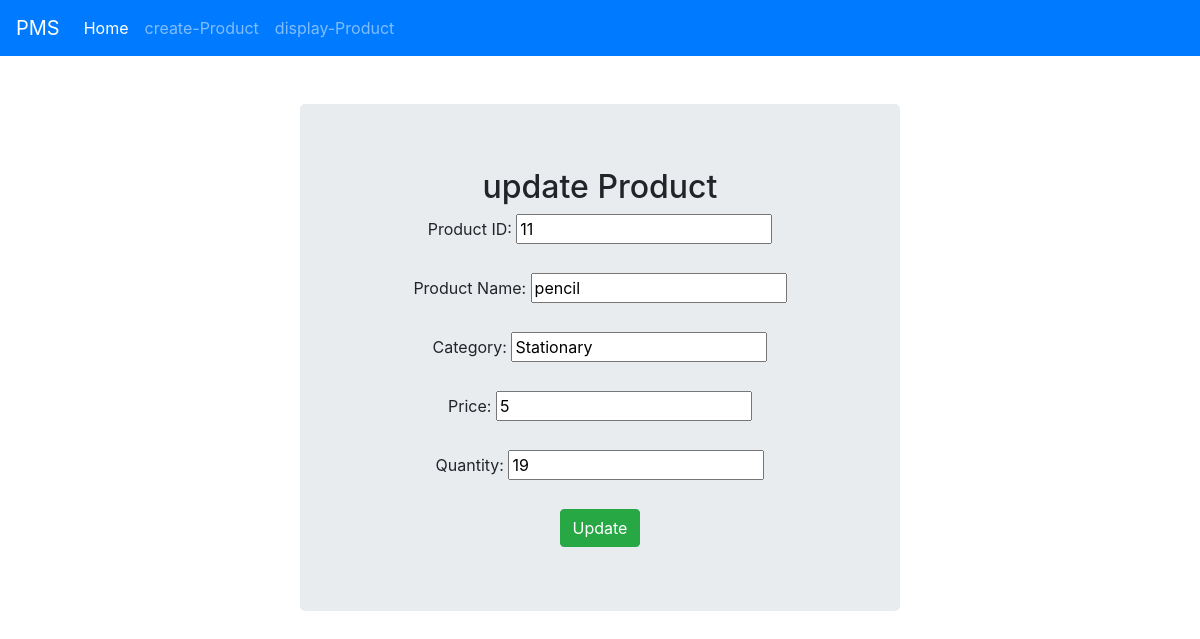
The page /edit/11/ on the database its author committed.
### productapp/models.py (models this page shows, shortened)
class Product(models.Model):
    p_id=models.AutoField(primary_key=True)
    pname=models.CharField(max_length=100)
    category=models.CharField(max_length=50)
    price=models.IntegerField()
    qty=models.IntegerField()

### productapp/views.py (the view, shortened to what this page needs)
# urls.py: path('edit/<int:pid>/',edit_view,name='edit'),
def edit_view(request,pid):
    obj =Product.objects.get(p_id=pid)
    context={'product':obj}
    return render(request,'productapp/edit.html',context)

### productapp/templates/productapp/edit.html (shortened to what this page needs)
<!DOCTYPE html>
<html lang="en">
<head>
    <link rel="stylesheet" href="https://cdn.jsdelivr.net/npm/bootstrap@4.6.2/dist/css/bootstrap.min.css">
</head>
<body>
    <nav class="navbar navbar-expand-lg navbar-dark bg-primary">
  <a class="navbar-brand" href="/home/">PMS</a>
  <div class="collapse navbar-collapse" id="navbarNavDropdown">
    <ul class="navbar-nav">
      <li class="nav-item active">
        <a class="nav-link" href="/home/">Home <span class="sr-only">(current)</span></a>
      </li>
      <li class="nav-item">
        <a class="nav-link" href="/insert/">create-Product</a>
      </li>
      <li class="nav-item">
        <a class="nav-link" href="/display/">display-Product</a>
      </li>
    </ul>
  </div>
</nav>
<br><br>
<div class="jumbotron" style="text-align: center;margin-left: 300px;margin-right: 300px;",>
<form action="/edit/{{ product.p_id }}/" method="post" style="text-align:center;">{% csrf_token %}
<h2 style="text-align:center;">update  Product</h2>
  <label>Product ID:</label>
  <input type="text" value="{{ product.p_id }}" name="p_id" readonly><br><br>
  <label>Product Name:</label>
  <input type="text" value="{{ product.pname }}" name="pn"><br><br>
  <label>Category:</label>
  <input type="text" value="{{ product.category }}" name="pc"><br><br>
  <label>Price:</label>
  <input type="number" value="{{ product.price }}" name="pp" required><br><br>
  <label>Quantity:</label>
  <input type="number" value="{{ product.qty }}" name="pq" required><br><br>
  <button type="submit" class="btn btn-success">Update</button>
</form>
  </div>
</html>

### rows shown on the page
Product: p_id "11", pn "pencil", pc "Stationary", pp "5", pq "19"
